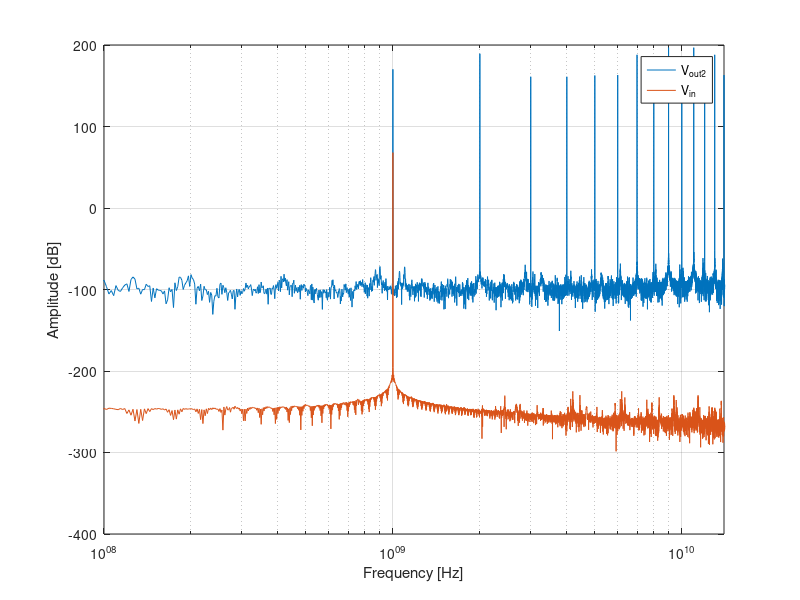

Reproduce this figure in MATLAB. (Note: this script raises an error after producing the figure.)
% Cleanup
clear all;
close all;
clc;

clear;
close all;


% define input signal
% input amplitude 
A=[10e-3 0 0]; %[V]
% input frequency 
fin=[1 2 3]*1e9; %[Hz]

%define microwave frequency
fosc=10e9; %[Hz]

% Set the Larmor frequencies of the qubits (3 qubits)
f0 = [11e9, 12e9, 13e9];

% Set the Rabi frequencies (bit high, some RWA artifacts visible)
fR = [1e6, 1e6, 1e6];

% total simulation time. It is comnputed as the time needed for a pi
% rotation for Q1
T=1/fR(1)/2; %[s]
% simulation time step
dt=1e-12; %[s]
% define time vector
t=dt:dt:T; %[s]

% input signal
Vin=A(1)*cos(2*pi*fin(1)*t)+...
    A(2)*cos(2*pi*fin(2)*t)+...
    A(3)*cos(2*pi*fin(3)*t); %[V]

G1=200; %[-]

% these are the two values determined from the previous question
Gtemp1 = 805.8;
Gtemp2 = 161163;

Vout1=G1*Vin + Gtemp1 * Vin.^2 + Gtemp2 * Vin.^3;
 
Vmix=Vout1.*cos(2*pi*t*fosc);

G2=1; %[-]

% we modify this value as well as the equation for Vout2 below to see
% whether 2nd and 3rd order distortion of AMPL2 has effect
Gtemp3 = 10000;
Gtemp4 = 10000;

Vout2=G2*Vmix + Gtemp3 * Vmix.^2 + Gtemp4 * Vmix.^3;


%compute fft
X=abs(fft(Vout2));
XdB=20*log10(X); %[dB]
Y=abs(fft(Vin));
YdB=20*log10(Y); %[dB]
% FFT resolution
fres=1/T; %[Hz]
% maximum FFT frequency
fmax=1/dt; %[Hz]
% frequency vector
f=0:fres:(fmax-fres); %[Hz]

%plot FFT
figure
semilogx(f,XdB,f,YdB)
hold off
xlabel('Frequency [Hz]')
ylabel('Amplitude [dB]')
legend('V_{out2}','V_{in}')
xlim([0.1 14]*1e9)
grid


% Simulate and plot
[U, probabilities] = spine(fR, f0, dt, Vout2, 10);


% Compute fidelity of the operation on qubit 1
% Ideal transformation representing a pi-rotation around X
 Uideal = [0 1;
           1 0];
% Compute fidelity by comparing the actual transformation to the ideal one
F1 = fidelity(U(:, :, 1), Uideal);

% For the other 2 qubits, we would like to compare the actual transormation
% to the identity operation (I). However, any leakage form the driving
% signal is going to induce Z-rotations on the qubits. Such rotations can
% be easily cancelled by software, i.e. by not applying any extra
% electrical pulse. This correction is currently not implemented in this
% code to make it easier for the students. However, for the simple case in
% which the qubits ar einitialized in |0>, the fidelity on idel qubits can
% be simply computed by measuring the qubit along Z. This measurmenet is
% insensitive with respect to rotazion around Z.
F2=probabilities(3,end,2);
F3=probabilities(3,end,3);


disp(['Fidelity of qubit 1: ' num2str(F1*100) '%']);
disp(['Fidelity of qubit 2: ' num2str(F2*100) '%']);
disp(['Fidelity of qubit 3: ' num2str(F3*100) '%']);
